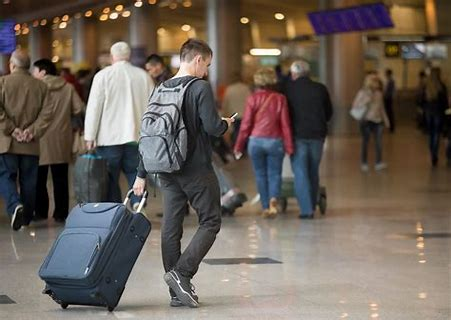
#> input picture src/Models/TestImages/OIP.jpeg, 451 x 320 px, given in place of the camera
$ python Estimate.py
#> lines starting #> are read from the running program, lines starting #| are printed output that depends on the picture; after the words box and inside, x2 and y2 are one past the last pixel; in counts of white or black regions, pixels touching at a corner belong together; long printed decimals are rounded
from scipy.spatial.distance import euclidean
import numpy as np
import imutils
import time
import cv2
def delay(content):
    print('--------' + str(content) + '--------')
    time.sleep(0.5)


def set_camera_type():
    delay('设置相机调用')
    while True:
        try:
            set_type = int(input('摄像头调用（输入数字代号：0.内置，1.外置）：'))
        except ValueError:
            delay('输入参数类型错误')
            continue
        else:
            if (set_type < 0) or (set_type > 1):
                delay('输出参数不在范围内')
                continue
            elif set_type == 0:
                delay('选择：内置摄像头')
            else:
                delay('选择：外置摄像头')
            break
#> this loop made 1 pass; the answer given on pass 1: 1
    return set_type


def call_camera():
    camera = cv2.VideoCapture(camera_type, cv2.CAP_DSHOW)  # 创建摄像头对象
    if camera.isOpened() is False:
        delay('摄像头调用失败')
        raise AssertionError
    else:
        delay('摄像头调用成功')
        delay('正在选择参照物，按下回车确认选择')
        while True:
            frame = camera.read()[1]  # 返回捕获到的RGB
            image = cv2.flip(frame, 1, dst=None)  # 镜像
            cv2.imshow('Camera', image)  # 创建窗口
            if (cv2.waitKey(1) > -1) or (cv2.getWindowProperty('Camera', cv2.WND_PROP_VISIBLE) < 1.0):  # 设置关闭条件
                cv2.destroyWindow('Camera')  # 关闭窗口
                break
    return image


def get_points(image):
    gray_image = cv2.cvtColor(image, cv2.COLOR_BGR2GRAY)  # 二值化
    gaussian_blur = cv2.GaussianBlur(gray_image, (5, 5), 0)  # 高斯模糊
    min_val, max_val = 50, 100
    margin = cv2.Canny(gaussian_blur, min_val, max_val)  # 边沿检测
    open_margin = cv2.dilate(margin, None, iterations=15)  # 开运算
    contours = cv2.findContours(open_margin, cv2.RETR_EXTERNAL, cv2.CHAIN_APPROX_SIMPLE)  # 查找所有轮廓
    points = imutils.grab_contours(contours)  # 返回所有路径的端点
    return points


def reference_processing():
    circulation = True
    while circulation:  # 选择轮廓
        image = call_camera()  # 调用摄像头
#> in call_camera, frame is the input picture: shape (320, 451, 3); mean B, G, R 87.5, 96.5, 107.1
#> in call_camera, `image = cv2.flip(frame, 1, dst=None)`:
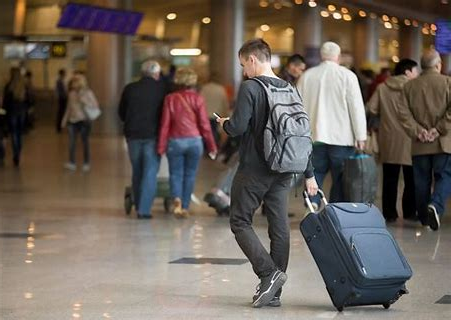
#> image: shape (320, 451, 3); mean B, G, R 87.5, 96.5, 107.1
#> (key Esc is pressed here)
        points = get_points(image)  # 图像处理
#> in get_points, `gray_image = cv2.cvtColor(image, cv2.COLOR_BGR2GRAY)`:
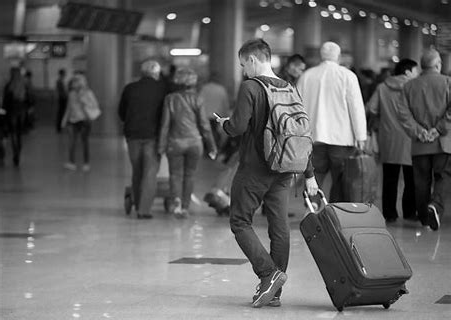
#> gray_image: shape (320, 451); min 0, max 255, mean 98.6
#> in get_points, `margin = cv2.Canny(gaussian_blur, min_val, max_val)`:
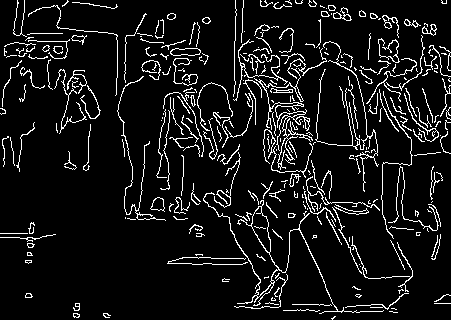
#> margin: shape (320, 451); 8.4% white in thin lines or dots
#> in get_points, `open_margin = cv2.dilate(margin, None, iterations=15)`:
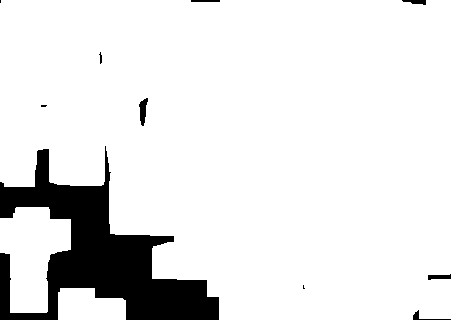
#> open_margin: shape (320, 451); 89.5% white; 10 black regions (3 under 20 px)
#> in get_points, `contours = cv2.findContours(open_margin, cv2.RETR_EXTERNAL, cv2.CHAIN_..`: contours = 3 contours; box (x1, y1, x2, y2) and area: (0, 0, 451, 320) 121535, (0, 207, 71, 313) 4955, (58, 288, 126, 320) 1756
#> in get_points, `points = imutils.grab_contours(contours)`: points has the same summary as contours
#> points has the same summary as contours in get_points
        selected_points = []  # 创建被筛选的轮廓数据的容器

        # --------按面积大小筛选轮廓--------
        filter_area = 1
        while True:
            [selected_points.append(i) for i in points if cv2.contourArea(i) > filter_area]  # 筛选后的端点
            if len(selected_points) > 1:
                selected_points.clear()  # 清空内容，为下一次存储数据用
                filter_area += 1  # 自筛选，可以筛选掉毛刺
            else:
                break
#> after the loop, filter_area = 4955; selected_points = 1 contour; box (x1, y1, x2, y2) and area: (0, 0, 451, 320) 121535
        reference_area_point = draw_frame(image, selected_points, 0)
#> the loop in draw_frame, `for point in points:` made 1 pass
#> (min_area, min_area_point, int_point) on pass 1: (((225, 159.5), (319, 450), -90), [[450, 319], [6.1e-05, 319], [6.1e-05, 0], [450, 0]], [[[450, 318], [0, 318], [0, 0], [450, 0]]])
#> after the loop in draw_frame, `for point in points:`:
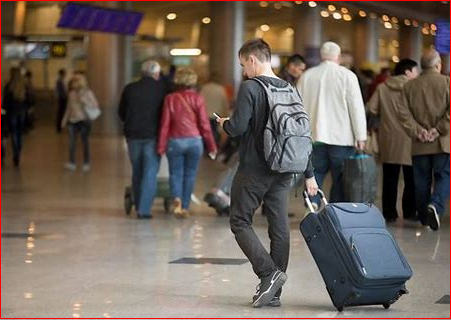
#> image: shape (320, 451, 3); 1.06% of pixels changed, all inside (x1, y1, x2, y2) = (0, 0, 451, 319)
#> reference_area_point = [[450, 319], [6.1e-05, 319], [6.1e-05, 0], [450, 0]]
        while True:
            cv2.imshow('reference', image)  # 创建窗口
            if (cv2.waitKey(1) > -1) or (cv2.getWindowProperty('reference', cv2.WND_PROP_VISIBLE) < 1.0):  # 设置关闭条件
#> (key Esc is pressed here)
                cv2.destroyWindow('reference')  # 关闭窗口
                break
        while circulation:
            try:
                tag = str(input('是否是理想参照物(Y/N)：'))
            except ValueError:
                delay('输入参数类型错误')
                continue
            else:
                if (tag == 'Y') or (tag == 'y'):
                    circulation = False
                    break
                elif (tag == 'N') or (tag == 'n'):
                    break
    return filter_area, reference_area_point


def rate_calculation():
    delay('计算比率')
    left_point, right_point = reference_points[0], reference_points[1]  # 获取最左侧点与最右侧点坐标
    length_euclidean = euclidean(left_point, right_point)  # 计算欧氏距离
    while True:
        try:
            length_reference = int(input('输入参照物长度(mm)：'))
        except ValueError:
            delay('输入参数类型错误')
            continue
        else:
            if length_reference <= 0:
                delay('参数不可小于或等于0')
                continue
            else:
                break
    rate = length_euclidean / length_reference  # 比率计算
    print('(参照物)欧氏长度：{}mm'.format(length_euclidean))
    print('(参照物)实际长度：{}mm'.format(length_reference))
    print('长度比率：{}'.format(rate))
    return rate


def draw_frame(image, points, tag):
    if tag == 0:
        for point in points:
            min_area = cv2.minAreaRect(point)  # 计算最小外接矩阵面积
            min_area_point = cv2.boxPoints(min_area)  # 获取最小外接矩阵的四个端点
            # perspective_point = perspective.order_points(min_area_point)  # 端点透视变换
            int_point = [min_area_point.astype('int')]  # 修改数据类型
            # int_point = [perspective_point.astype('int')]  # 修改数据类型
            cv2.drawContours(image, int_point, -1, (0, 0, 255), 1)
            return min_area_point
    else:
        for point in points:
            min_area = cv2.minAreaRect(point)  # 计算最小外接矩阵面积
            min_area_point = cv2.boxPoints(min_area)  # 获取最小外接矩阵的四个端点
            left_point, right_point = min_area_point[0], min_area_point[1]  # 获取两处端点的信息
            X = left_point[0] + int(abs(right_point[0] - left_point[0]) / 2)  # 获取顶部中点X坐标
            Y = left_point[1] + int(abs(right_point[1] - left_point[1]) / 2)  # 获取顶部中点Y坐标
            int_point = [min_area_point.astype('int')]  # 修改数据类型
            cv2.drawContours(image, int_point, -1, (0, 0, 255), 1)  # 绘制边框
            radius = (euclidean(left_point, right_point) / 2) / rate  # 获取半径
            area = int((3.1415926 * pow(radius, 2)))  # 面积计算(圆)
            # 展示面积信息
            cv2.putText(image, '{}'.format(area), (int(X), int(Y)), cv2.FONT_HERSHEY_SIMPLEX, 5, (0, 0, 255), 5)


def real_time_processing():
    delay('进入实时测量，按下回车键结束程序')
    camera = cv2.VideoCapture(camera_type, cv2.CAP_DSHOW)  # 创建摄像头对象
    while True:
        frame = camera.read()[1]  # 返回捕获到的RGB
        image = cv2.flip(frame, 1, dst=None)  # 镜像
        points = get_points(image)  # 获取所有参照物的端点
        selected_points = []
        [selected_points.append(i) for i in points if cv2.contourArea(i) > filter_area]  # 筛选后的端点
        draw_frame(image, selected_points, 1)  # 绘制边框
        cv2.imshow('Camera', image)  # 创建窗口
        if (cv2.waitKey(1) > -1) or (cv2.getWindowProperty('Camera', cv2.WND_PROP_VISIBLE) < 1.0):  # 设置关闭条件
            cv2.destroyWindow('Camera')  # 关闭窗口
            break


if __name__ == '__main__':
    t1 = time.time()
    camera_type = set_camera_type()  # 设置相机类型
    filter_area, reference_points = reference_processing()  # 创建被过滤面积值
#> reference_points has the same summary as reference_area_point in reference_processing
    rate = rate_calculation()  # 计算欧氏距离与实际距离的比率
#> in rate_calculation, `left_point, right_point = reference_points[0], reference_points[1]`: left_point = [450, 319]; right_point = [6.1e-05, 319]
#> in rate_calculation, `length_euclidean = euclidean(left_point, right_point)`: length_euclidean = 450
#> the loop in rate_calculation, `while True:` made 1 pass; the answer given on pass 1: 3
#> in rate_calculation, `rate = length_euclidean / length_reference`: rate = 150
#| (参照物)欧氏长度：449.99993896484375mm
#| 长度比率：150.000
#> rate = 150
    real_time_processing()  # 实现实时测量
#> in real_time_processing, `points = get_points(image)`: points has the same summary as contours in get_points
#> the loop in draw_frame (call 2), `for point in points:` made 1 pass
#> (min_area, min_area_point, X, Y, int_point, radius, area) on pass 1: (((225, 159.5), (319, 450), -90), [[450, 319], [6.1e-05, 319], [6.1e-05, 0], [450, 0]], 674, 319, [[[450, 318], [0, 318], [0, 0], [450, 0]]], 1.5, 7)
#> (key Esc is pressed here)
    t2 = time.time()
    delay('程序结束，共运行{}秒'.format(t2 - t1))

$ run again, on src/Models/TestImages/bag.jpg
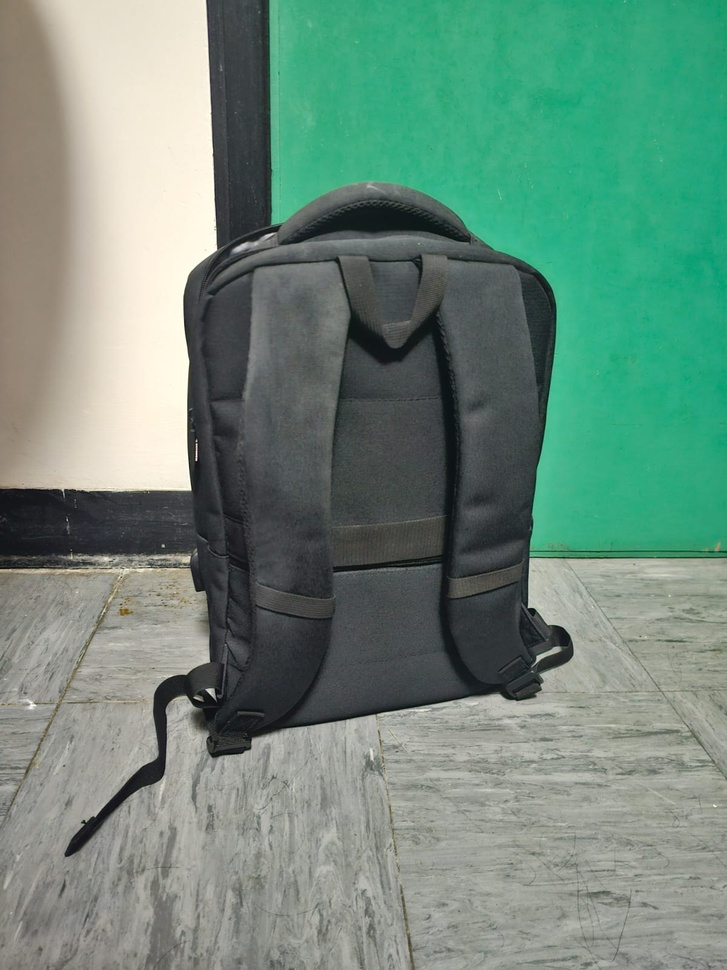
#> input picture src/Models/TestImages/bag.jpg, 727 x 970 px, shrunk from 1200 x 1600 before the run, given in place of the camera
#> the loop in set_camera_type, `while True:` made 1 pass; the answer given on pass 1: 1
#> in call_camera, frame is the input picture: shape (970, 727, 3); mean B, G, R 123.5, 138.4, 110.2
#> in get_points, `margin = cv2.Canny(gaussian_blur, min_val, max_val)`:
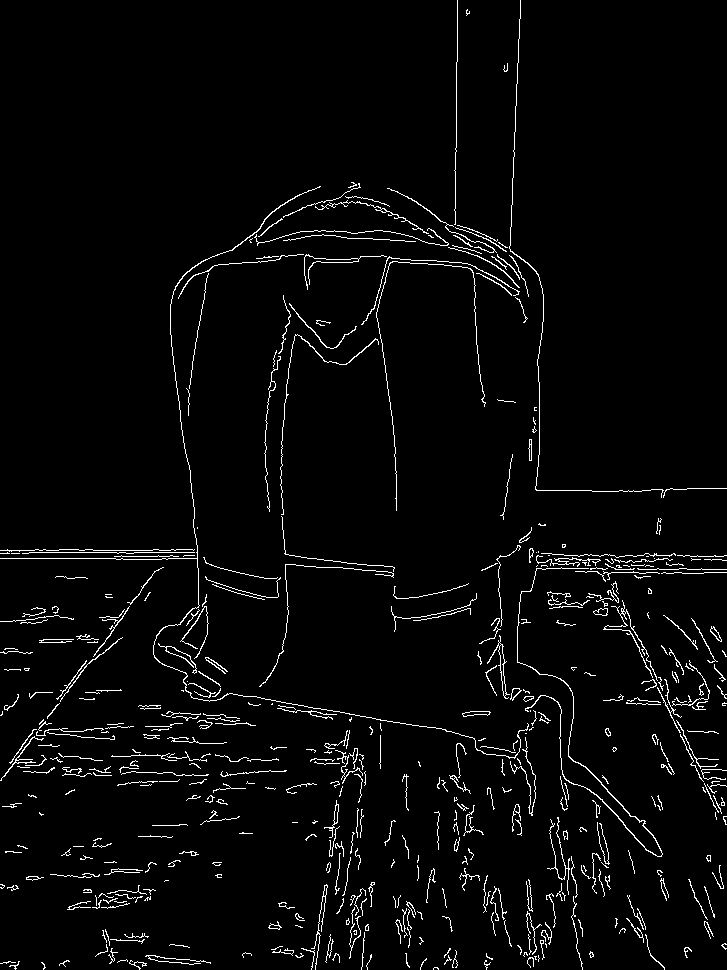
#> margin: shape (970, 727); 3.2% white in thin lines or dots
#> open_margin: shape (970, 727); 54.1% white; 51 black regions (11 under 20 px)
#> contours = 1 contour; box (x1, y1, x2, y2) and area: (0, 0, 727, 970) 454145
#> in get_points, `points = imutils.grab_contours(contours)`: points has the same summary as contours
#> in reference_processing, `points = get_points(image)`: points has the same summary as contours in get_points
#> after the loop in reference_processing, `while True:`: filter_area = 1; selected_points has the same summary as contours in get_points
#> the loop in draw_frame, `for point in points:` made 1 pass
#> (min_area, min_area_point, int_point) on pass 1: (((363, 484.5), (969, 726), -90), [[726, 969], [-2.97e-14, 969], [0, 0], [726, 0]], [[[726, 969], [0, 969], [0, 0], [726, 0]]])
#> after the loop in draw_frame, `for point in points:`:
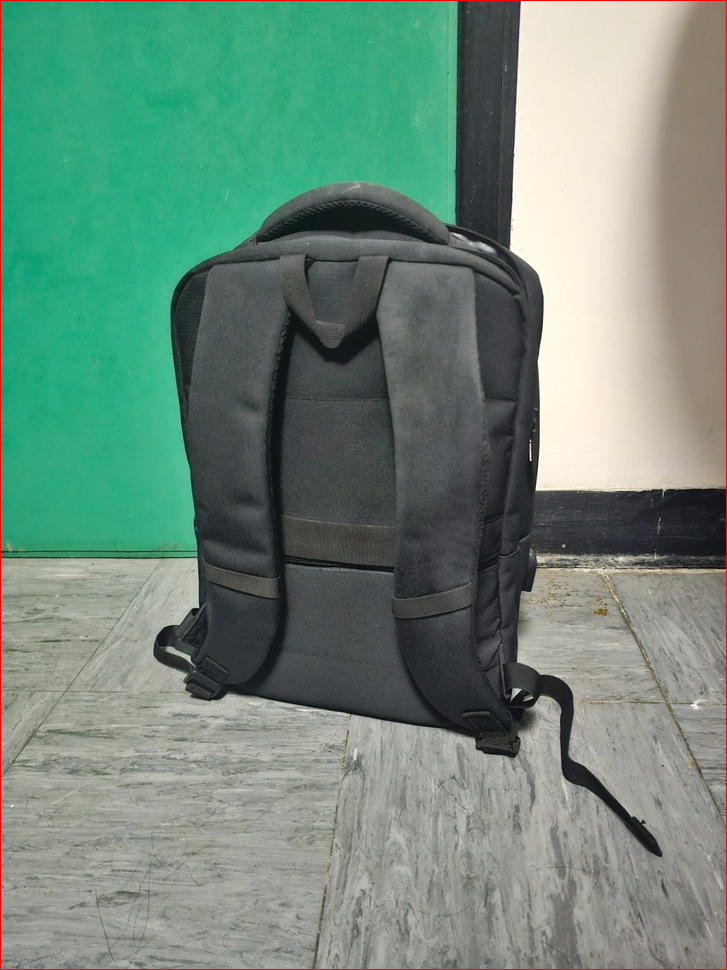
#> image: shape (970, 727, 3); mean B, G, R 122.9, 137.7, 110.9
#> reference_area_point = [[726, 969], [-2.97e-14, 969], [0, 0], [726, 0]]
#> the loop in reference_processing, `while circulation:` made 1 pass; the answer given on pass 1: y
#> in rate_calculation, `left_point, right_point = reference_points[0], reference_points[1]`: left_point = [726, 969]; right_point = [-2.97e-14, 969]
#> length_euclidean = 726
#> the loop in rate_calculation, `while True:` made 1 pass; the answer given on pass 1: 3
#> in rate_calculation, `rate = length_euclidean / length_reference`: rate = 242
#| (参照物)欧氏长度：726.0mm
#| 长度比率：242.0
#> in real_time_processing, `points = get_points(image)`: points has the same summary as contours in get_points
#> the loop in draw_frame (call 2), `for point in points:` made 1 pass
#> (min_area, min_area_point, X, Y, int_point, radius, area) on pass 1: (((363, 484.5), (969, 726), -90), [[726, 969], [-2.97e-14, 969], [0, 0], [726, 0]], 1089, 969, [[[726, 969], [0, 969], [0, 0], [726, 0]]], 1.5, 7)

$ run again, on src/Models/TestImages/dp.jpg
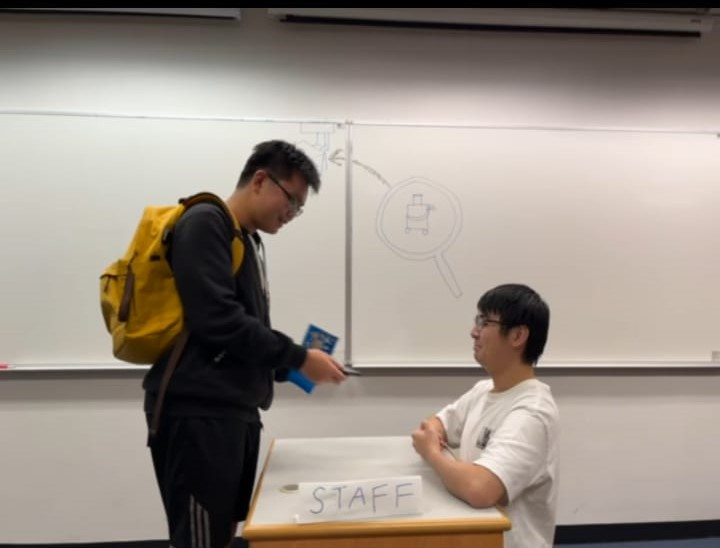
#> input picture src/Models/TestImages/dp.jpg, 720 x 548 px, given in place of the camera
#> the loop in set_camera_type, `while True:` made 1 pass; the answer given on pass 1: 1
#> in call_camera, frame is the input picture: shape (548, 720, 3); mean B, G, R 135.6, 144.6, 154.7
#> in get_points, `margin = cv2.Canny(gaussian_blur, min_val, max_val)`:
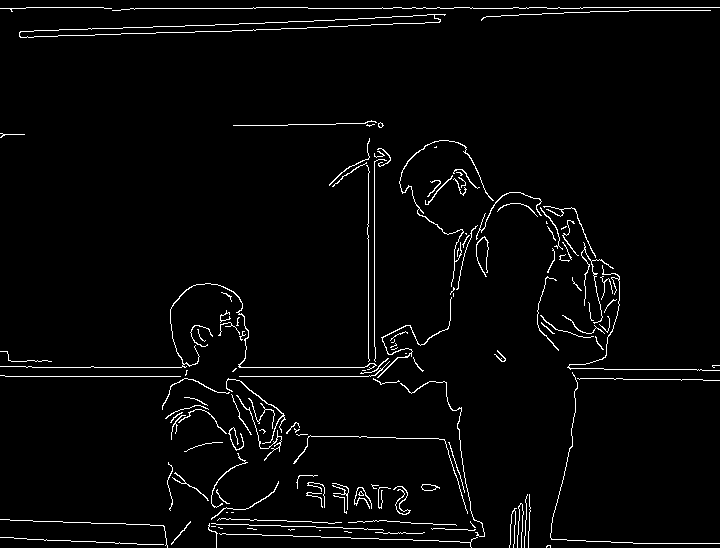
#> margin: shape (548, 720); 2.9% white in thin lines or dots
#> open_margin: shape (548, 720); 46.4% white; 4 white regions
#> contours = 3 contours; box (x1, y1, x2, y2) and area: (0, 105, 720, 548) 173316, (0, 0, 720, 53) 27927, (0, 118, 40, 153) 1241
#> in get_points, `points = imutils.grab_contours(contours)`: points has the same summary as contours
#> in reference_processing, `points = get_points(image)`: points has the same summary as contours in get_points
#> after the loop in reference_processing, `while True:`: filter_area = 27927; selected_points = 1 contour; box (x1, y1, x2, y2) and area: (0, 105, 720, 548) 173316
#> the loop in draw_frame, `for point in points:` made 1 pass
#> (min_area, min_area_point, int_point) on pass 1: (((359.5, 326), (442, 719), -90), [[719, 547], [-1.35e-14, 547], [0, 105], [719, 105]], [[[719, 547], [0, 547], [0, 105], [719, 105]]])
#> after the loop in draw_frame, `for point in points:`:
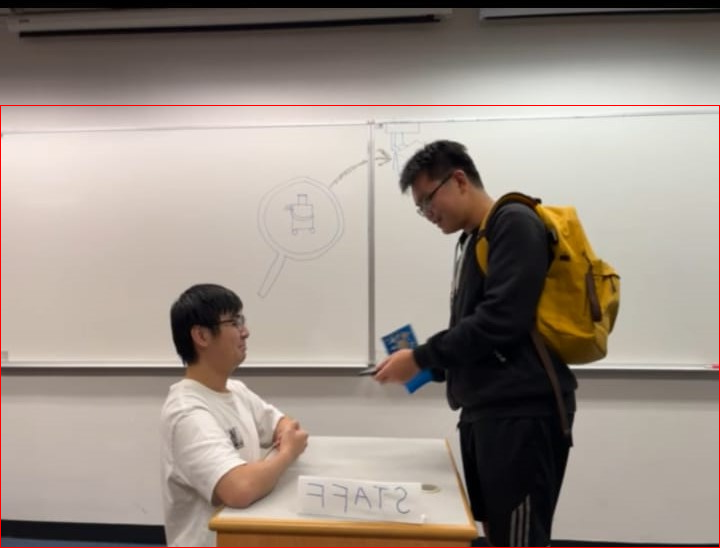
#> image: shape (548, 720, 3); mean B, G, R 134.7, 143.7, 155.2
#> reference_area_point = [[719, 547], [-1.35e-14, 547], [0, 105], [719, 105]]
#> the loop in reference_processing, `while circulation:` made 1 pass; the answer given on pass 1: y
#> reference_points has the same summary as reference_area_point in reference_processing
#> in rate_calculation, `left_point, right_point = reference_points[0], reference_points[1]`: left_point = [719, 547]; right_point = [-1.35e-14, 547]
#> length_euclidean = 719
#> the loop in rate_calculation, `while True:` made 1 pass; the answer given on pass 1: 3
#> in rate_calculation, `rate = length_euclidean / length_reference`: rate = 239.7
#| (参照物)欧氏长度：719.0mm
#| 长度比率：239.667
#> in real_time_processing, `points = get_points(image)`: points has the same summary as contours in get_points
#> the loop in draw_frame (call 2), `for point in points:` made 1 pass
#> (min_area, min_area_point, X, Y, int_point, radius, area) on pass 1: (((359.5, 326), (442, 719), -90), [[719, 547], [-1.35e-14, 547], [0, 105], [719, 105]], 1078, 547, [[[719, 547], [0, 547], [0, 105], [719, 105]]], 1.5, 7)
